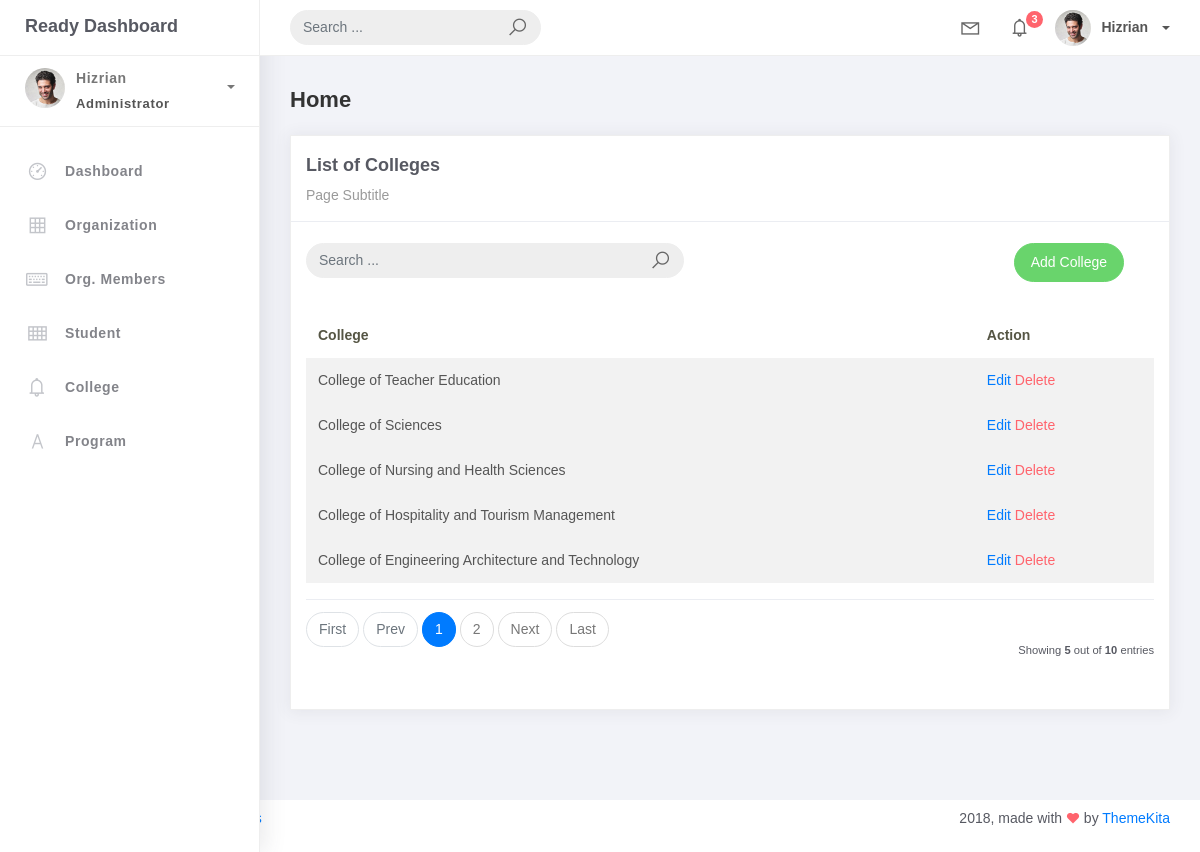
Screenshot of /college_list/ with the database file from the repository.
### studentorg/models.py (models this page shows, shortened)
class BaseModel(models.Model):
    created_at = models.DateTimeField(auto_now_add=True, db_index=True)
    updated_at = models.DateTimeField(auto_now=True)
    class Meta:
        abstract = True

class College(BaseModel):
    college_name = models.CharField(max_length=150)

### studentorg/views.py (the view)
# urls.py: path('college_list/', CollegeList.as_view(), name='college_list'),
class CollegeList(ListView):
    model = College
    context_object_name = 'colleges'
    template_name = 'college_list.html'
    paginate_by = 5

### templates/college_list.html
{% extends 'base.html' %} {% load static %} {% block content %}
<div class="content">
    <div class="container-fluid">
        <h4 class="page-title">Home</h4>
        <div class="row">
            <div class="col-md-12">
                <div class="card">
                    <div class="card-header">
                    <div class="card-title">List of Colleges</div>
                    <div class="card-category">Page Subtitle</div>
                </div>
                <br />
                <div class="col-md-12 row">
                    <div class="col-md-6">
                        <form class="navbar-left navbar-form nav-search mr-md-3" action="{% url 'college_list' %}">
                            <div class="input-group">
                                <input type="text" placeholder="Search ..." class="form-control" name="q" />
                                <div class="input-group-append">
                                    <span class="input-group-text">
                                        <i class="la la-search search-icon"></i>
                                    </span>
                                </div>
                            </div>
                        </form>
                    </div>
                    <div class="col-md-6">
                        <div class="pull-right">
                            <a href="{% url 'college-add' %}" class="btn btn-success btn-rounded">Add College</a>
                        </div>
                    </div>
                </div>
                <div class="card-body">
                    <table class="table table-striped mt-3">
                        <thead>
                            <tr>
                                <th scope="col">College</th>
                                <th scope="col">Action</th>
                            </tr>
                        </thead>
                        <tbody>
                            {% for object in object_list %}
                            <tr>
                                <td>{{ object.college_name}}</td>
                                <td>
                                    <a href="{% url 'college-update' object.id %}">Edit</a>
                                    <a href="{% url 'college-delete' object.id %}" class="text-danger">Delete</a>
                                </td>
                            <tr>
                            {% empty %}
                            </tr>
                            <td colspan="4" style="text-align: center;">
                                <p class="text-sm font-weight-bold mb-0">No Records Found</p>
                            </td>
                        </tr>
                            {% endfor %}
                        </tbody>
                    </table>
                    {% include 'includes/pagination.html' %}
                </div>
            </div>
        </div>
    </div>
</div>
{% endblock %}

### rows the page displays
College: college_name "College of Teacher Education"
College: college_name "College of Sciences"
College: college_name "College of Nursing and Health Sciences"
College: college_name "College of Hospitality and Tourism Management"
College: college_name "College of Engineering Architecture and Technology"

### other values shown
{{ page_num }} "1"
{{ page_num }} "2"
{{ object_list.count }} "5"
{{ paginator.count }} "10"
